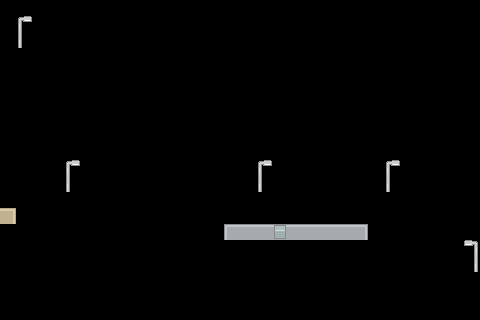

A level layout from a 2D game, rendered from its tile map. Below: a short description, then the map file with its tile-grid data intact:
An orthogonal 30x20 tile map with 16x16 px tiles, 2 tile layers (IFOPlayer1, IFOPlayer2).

<map version="1.4" tiledversion="1.4.1" orientation="orthogonal" renderorder="right-down" width="30" height="20" tilewidth="16" tileheight="16" infinite="0" nextlayerid="5" nextobjectid="1">
 <tileset firstgid="1" source="../assets/city.tsx" />
 <layer id="3" name="IFOPlayer1" width="30" height="20">
  <data encoding="csv">
0,0,0,0,0,0,0,0,0,0,0,0,0,0,0,0,0,0,0,0,0,0,0,0,0,0,0,0,0,0,
0,595,0,0,0,0,0,0,0,0,0,0,0,0,0,0,0,0,0,0,0,0,0,0,0,0,0,0,0,0,
0,632,0,0,0,0,0,0,0,0,0,0,0,0,0,0,0,0,0,0,0,0,0,0,0,0,0,0,0,0,
0,0,0,0,0,0,0,0,0,0,0,0,0,0,0,0,0,0,0,0,0,0,0,0,0,0,0,0,0,0,
0,0,0,0,0,0,0,0,0,0,0,0,0,0,0,0,0,0,0,0,0,0,0,0,0,0,0,0,0,0,
0,0,0,0,0,0,0,0,0,0,0,0,0,0,0,0,0,0,0,0,0,0,0,0,0,0,0,0,0,0,
0,0,0,0,0,0,0,0,0,0,0,0,0,0,0,0,0,0,0,0,0,0,0,0,0,0,0,0,0,0,
0,0,0,0,0,0,0,0,0,0,0,0,0,0,0,0,0,0,0,0,0,0,0,0,0,0,0,0,0,0,
0,0,0,0,0,0,0,0,0,0,0,0,0,0,0,0,0,0,0,0,0,0,0,0,0,0,0,0,0,0,
0,0,0,0,0,0,0,0,0,0,0,0,0,0,0,0,0,0,0,0,0,0,0,0,0,0,0,0,0,0,
0,0,0,0,595,0,0,0,0,0,0,0,0,0,0,0,595,0,0,0,0,0,0,0,595,0,0,0,0,0,
0,0,0,0,632,0,0,0,0,0,0,0,0,0,0,0,632,0,0,0,0,0,0,0,632,0,0,0,0,0,
0,0,0,0,0,0,0,0,0,0,0,0,0,0,0,0,0,0,0,0,0,0,0,0,0,0,0,0,0,0,
26,0,0,0,0,0,0,0,0,0,0,0,0,0,0,0,0,0,0,0,0,0,0,0,0,0,0,0,0,0,
0,0,0,0,0,0,0,0,0,0,0,0,0,0,17,19,19,19,19,19,19,19,18,0,0,0,0,0,0,0,
0,0,0,0,0,0,0,0,0,0,0,0,0,0,0,0,0,0,0,0,0,0,0,0,0,0,0,0,0,594,
0,0,0,0,0,0,0,0,0,0,0,0,0,0,0,0,0,0,0,0,0,0,0,0,0,0,0,0,0,631,
0,0,0,0,0,0,0,0,0,0,0,0,0,0,0,0,0,0,0,0,0,0,0,0,0,0,0,0,0,0,
0,0,0,0,0,0,0,0,0,0,0,0,0,0,0,0,0,0,0,0,0,0,0,0,0,0,0,0,0,0,
0,0,0,0,0,0,0,0,0,0,0,0,0,0,0,0,0,0,0,0,0,0,0,0,0,0,0,0,0,0
</data>
 </layer>
 <layer id="4" name="IFOPlayer2" width="30" height="20">
  <data encoding="csv">
0,0,0,0,0,0,0,0,0,0,0,0,0,0,0,0,0,0,0,0,0,0,0,0,0,0,0,0,0,0,
0,0,0,0,0,0,0,0,0,0,0,0,0,0,0,0,0,0,0,0,0,0,0,0,0,0,0,0,0,0,
0,0,0,0,0,0,0,0,0,0,0,0,0,0,0,0,0,0,0,0,0,0,0,0,0,0,0,0,0,0,
0,0,0,0,0,0,0,0,0,0,0,0,0,0,0,0,0,0,0,0,0,0,0,0,0,0,0,0,0,0,
0,0,0,0,0,0,0,0,0,0,0,0,0,0,0,0,0,0,0,0,0,0,0,0,0,0,0,0,0,0,
0,0,0,0,0,0,0,0,0,0,0,0,0,0,0,0,0,0,0,0,0,0,0,0,0,0,0,0,0,0,
0,0,0,0,0,0,0,0,0,0,0,0,0,0,0,0,0,0,0,0,0,0,0,0,0,0,0,0,0,0,
0,0,0,0,0,0,0,0,0,0,0,0,0,0,0,0,0,0,0,0,0,0,0,0,0,0,0,0,0,0,
0,0,0,0,0,0,0,0,0,0,0,0,0,0,0,0,0,0,0,0,0,0,0,0,0,0,0,0,0,0,
0,0,0,0,0,0,0,0,0,0,0,0,0,0,0,0,0,0,0,0,0,0,0,0,0,0,0,0,0,0,
0,0,0,0,0,0,0,0,0,0,0,0,0,0,0,0,0,0,0,0,0,0,0,0,0,0,0,0,0,0,
0,0,0,0,0,0,0,0,0,0,0,0,0,0,0,0,0,0,0,0,0,0,0,0,0,0,0,0,0,0,
0,0,0,0,0,0,0,0,0,0,0,0,0,0,0,0,0,0,0,0,0,0,0,0,0,0,0,0,0,0,
0,0,0,0,0,0,0,0,0,0,0,0,0,0,0,0,0,0,0,0,0,0,0,0,0,0,0,0,0,0,
0,0,0,0,0,0,0,0,0,0,0,0,0,0,0,0,0,617,0,0,0,0,0,0,0,0,0,0,0,0,
0,0,0,0,0,0,0,0,0,0,0,0,0,0,0,0,0,0,0,0,0,0,0,0,0,0,0,0,0,0,
0,0,0,0,0,0,0,0,0,0,0,0,0,0,0,0,0,0,0,0,0,0,0,0,0,0,0,0,0,0,
0,0,0,0,0,0,0,0,0,0,0,0,0,0,0,0,0,0,0,0,0,0,0,0,0,0,0,0,0,0,
0,0,0,0,0,0,0,0,0,0,0,0,0,0,0,0,0,0,0,0,0,0,0,0,0,0,0,0,0,0,
0,0,0,0,0,0,0,0,0,0,0,0,0,0,0,0,0,0,0,0,0,0,0,0,0,0,0,0,0,0
</data>
 </layer>
</map>
